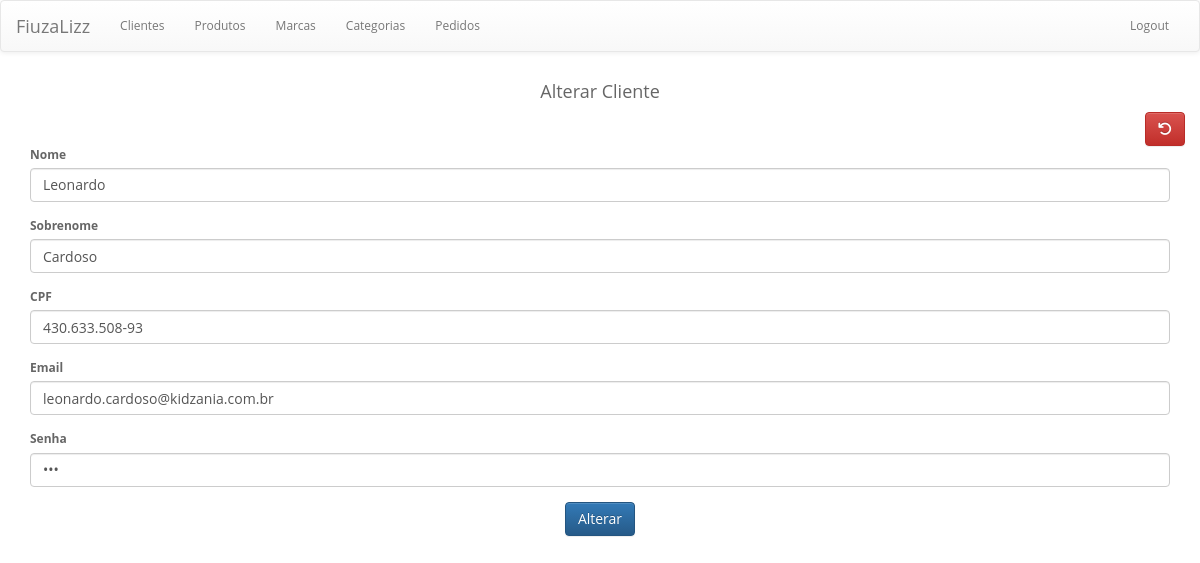
The page /admin/altercliente.php?id=11 (signed in) on the database its author committed.
### tables this page shows
CREATE TABLE `clientes` (
  `id` int(11) NOT NULL,
  `CPF` varchar(20) NOT NULL,
  `Nome` varchar(45) NOT NULL,
  `Sobrenome` varchar(45) NOT NULL,
  `Email` varchar(45) NOT NULL,
  `Senha` varchar(45) NOT NULL,
  `Sexo` char(1) NOT NULL,
  `Data_Nascimento` date NOT NULL,
  `Status` tinyint(1) DEFAULT NULL
);

### admin/altercliente.php (the view, shortened to what this page needs)
<?php include '../connect.php';
$query = mysqli_query($con,"SELECT * FROM `clientes` where `id` = ".$_GET['id']);
while ($row = mysqli_fetch_array($query)) {
	$nome = $row['Nome'];
	$sobrenome = $row['Sobrenome'];
	$email = $row['Email'];
	$cpf = $row['CPF'];
	$senha = $row['Senha'];
}
?>
<!DOCTYPE html>
<html lang="pt-br">
<head>
	<link rel="stylesheet" href="https://maxcdn.bootstrapcdn.com/bootstrap/3.3.7/css/bootstrap.min.css">
	<link rel="stylesheet" href="css/estilo.css">
	<link rel="stylesheet" href="https://maxcdn.bootstrapcdn.com/bootstrap/3.3.7/css/bootstrap-theme.min.css">
</head>
<body>
	<nav class="navbar navbar-default">
		<div class="container-fluid">
			<div class="navbar-header">
				<a class="navbar-brand" href="index.php">FiuzaLizz</a>
			</div>
			<div class="collapse navbar-collapse" id="bs-example-navbar-collapse-1">
				<ul class="nav navbar-nav">
					<li><a href="clientes.php">Clientes</a></li>
					<li><a href="product.php">Produtos</a></li>
					<li><a href="marca.php">Marcas</a></li>
					<li><a href="categoria.php">Categorias</a></li>
					<li><a href="pedido.php">Pedidos</a></li>
				</ul>
				<ul class="nav navbar-nav navbar-right">
					<li><a href="logout.php">Logout</a></li>
				</ul>
			</div>
		</div>
	</nav>
	<div class="container">
		<div class="row">
			<h4 class="text-center">Alterar Cliente</h4>
		</div>
		<div class="row">
			<a href="clientes.php"><button type="button" class="btn btn-danger pull-right"><i class="fa fa-undo" aria-hidden="true"></i></button></a>
		</div>
		<form accept-charset="utf-8" action="alter.php" enctype="multipart/form-data"  method="POST">
			<div class="form-group">
				<label for="name">Nome</label>
				<input type="text" class="form-control" name="name" id="name" placeholder="Nome" value='<?php echo ($nome); ?>' >
			</div>
			<div class="form-group">
				<label for="sobrenome">Sobrenome</label>
				<input type="text" class="form-control" name="sobrenome" id="sobrenome" placeholder="Sobrenome" value='<?php echo ($sobrenome); ?>' >
			</div>
			<div class="form-group">
				<label for="cpf">CPF</label>
				<input type="text" class="form-control" id="cpf" name="cpf" value="<?php echo ($cpf);?>" placeholder="CPF" >
			</div>
			<div class="form-group">
				<label for="email">Email</label>
				<input type="email"   class="form-control" id="email" name="email" placeholder="Email" value="<?php echo ($email);?>">
			</div>
			<div class="form-group">
				<label for="senha">Senha</label>
				<input type="password" class="form-control" value='<?php echo ($senha); ?>' name="senha" id="senha" >
			</div>
			<input class="btn btn-primary center-block" type="submit" value="
			Alterar" name="submit">
		</form>
	</div>
</body>
</html>

### admin/css/estilo.css (style rules this page uses)
.fa { display: inline-block; font: normal normal normal 14px/1 FontAwesome; font-size: inherit; text-rendering: auto; -webkit-font-smoothing: antialiased; -moz-osx-font-smoothing: grayscale; }
body { font-family: 'Open Sans', sans-serif!important; font-size: 12px; color: #666666; text-rendering: optimizeLegibility }

### rows shown on the page
clientes: name "Leonardo", sobrenome "Cardoso", cpf "430.633.508-93", email "leonardo.cardoso@kidzania.com.br"
